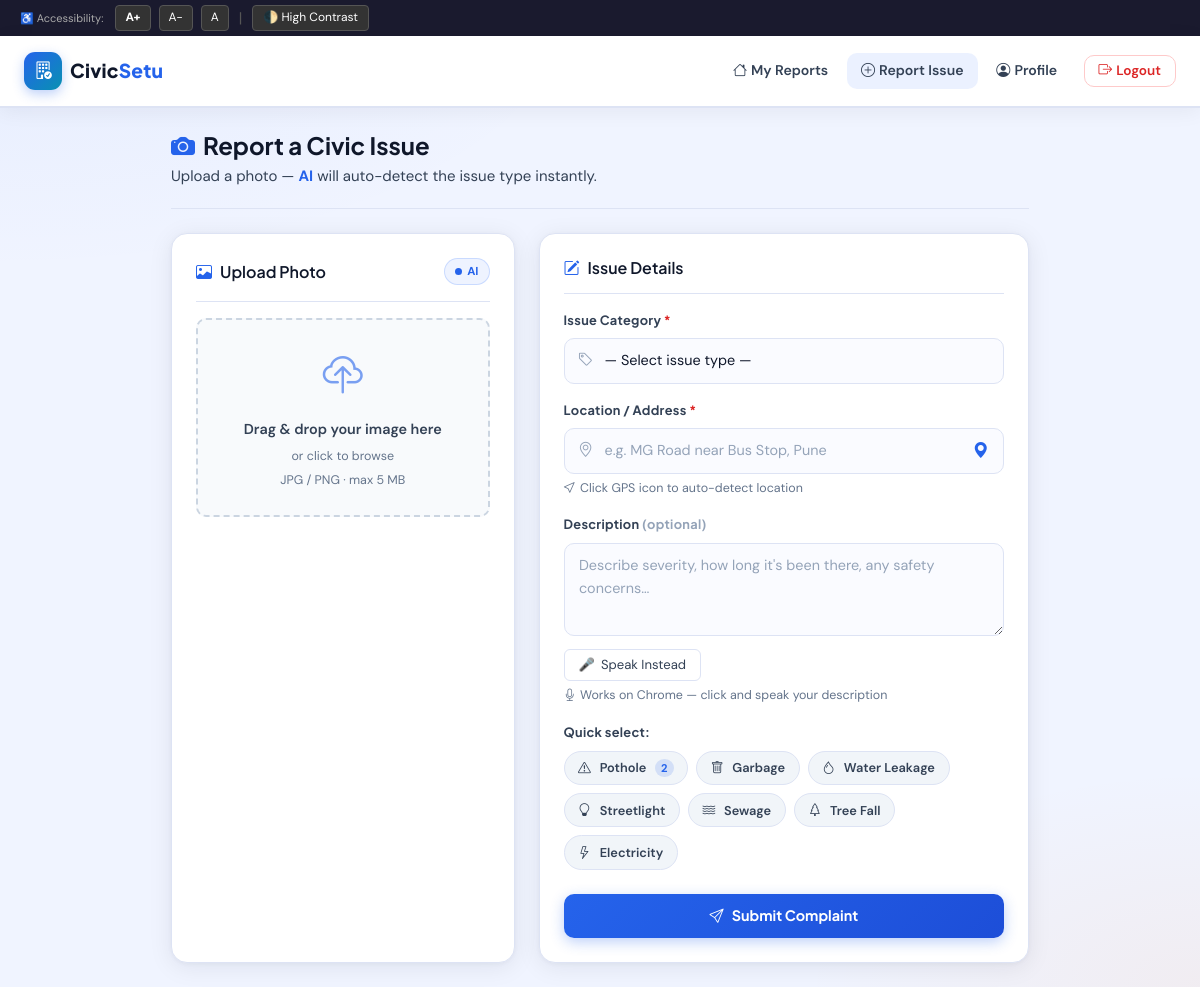
/citizen/submit (signed in), run on the app's committed database.
### models/models.py (models this page shows, shortened)
class IssueType(db.Model):
    __tablename__ = 'issue_types'
    type_id        = db.Column(db.Integer, primary_key=True, autoincrement=True)
    type_name      = db.Column(db.String(50), unique=True, nullable=False)
    description    = db.Column(db.String(255))
    priority_level = db.Column(db.String(20), default='Medium')
    complaints = db.relationship('Complaint', backref='issue_type', lazy=True)

### routes/citizen.py (the view, shortened to what this page needs)
@citizen_bp.route('/submit', methods=['GET', 'POST'])
@login_required
def submit():
    if hasattr(current_user, 'admin_id'):
        return redirect(url_for('admin.dashboard'))
    issue_types = IssueType.query.filter(IssueType.type_name != 'other').all()
    from sqlalchemy import func
    counts_raw = (db.session.query(Complaint.type_id, func.count(Complaint.complaint_id).label('cnt'))
                  .group_by(Complaint.type_id).all())
    count_map = {row.type_id: row.cnt for row in counts_raw}
    return render_template('citizen/submit.html', issue_types=issue_types, count_map=count_map)

### models/models.py (called while the page is built)
@login_manager.user_loader
def load_user(user_id):
    if user_id.startswith('admin_'):
        return Admin.query.get(int(user_id[6:]))
    return User.query.get(int(user_id))

### templates/citizen/submit.html (shortened to what this page needs)
{% extends 'base.html' %}
{% block content %}
<div class="row justify-content-center">
  <div class="col-lg-10 col-xl-9">
    <div class="page-header mb-4">
      <h4 class="fw-bold cs-heading mb-1">
        <i class="bi bi-camera-fill me-2 text-accent"></i>Report a Civic Issue
      </h4>
      <p class="cs-subheading mb-0">Upload a photo — <strong style="color:var(--cs-accent)">AI</strong> will auto-detect the issue type instantly.</p>
    </div>
    <form method="POST" enctype="multipart/form-data" id="submitForm">
      <div class="row g-4">
        <div class="col-md-5">
          <div class="cs-card h-100">
            <div class="cs-card-header d-flex justify-content-between align-items-center">
              <h6 class="mb-0 fw-semibold cs-heading">
                <i class="bi bi-image me-2 text-accent"></i>Upload Photo
              </h6>
              <span id="aiBadge" class="ai-badge ai-idle">
                <span class="ai-dot"></span><span id="aiBadgeText">AI</span>
              </span>
            </div>
            <div id="dropZone" class="cs-dropzone mb-3">
              <div class="dropzone-icon"><i class="bi bi-cloud-upload"></i></div>
              <p class="drop-text mb-1">Drag &amp; drop your image here</p>
              <span class="drop-hint">or click to browse</span>
              <span class="drop-hint mt-1">JPG / PNG · max 5 MB</span>
            </div>
          </div>
        </div>
        <div class="col-md-7">
          <div class="cs-card h-100">
            <div class="cs-card-header">
              <h6 class="mb-0 fw-semibold cs-heading">
                <i class="bi bi-pencil-square me-2 text-accent"></i>Issue Details
              </h6>
            </div>
            <div class="cs-form-group mb-3">
              <label class="cs-label">Issue Category <span class="cs-required">*</span></label>
              <div class="cs-input-wrap">
                <select name="type_id" id="typeSelect" class="cs-input cs-select" required>
                  <option value="">— Select issue type —</option>
                </select>
              </div>
            </div>
            <div class="cs-form-group mb-3">
              <label class="cs-label">Location / Address <span class="cs-required">*</span></label>
              <div class="cs-input-wrap">
                <input type="text" name="location" id="locationInput" class="cs-input"
                       style="padding-right:3rem" placeholder="e.g. MG Road near Bus Stop, Pune" required>
                <button type="button" class="cs-gps-btn" id="gpsBtn" title="Auto-detect GPS">
                  <i class="bi bi-geo-alt-fill"></i>
                </button>
              </div>
              <small class="cs-hint"><i class="bi bi-cursor me-1"></i>Click GPS icon to auto-detect location</small>
            </div>
            <div class="cs-form-group mb-3">
              <label class="cs-label" for="descriptionInput">Description <span class="cs-optional">(optional)</span></label>
              <textarea name="description" id="descriptionInput" class="cs-input cs-textarea" rows="3"
                        placeholder="Describe severity, how long it's been there, any safety concerns…"></textarea>
              <button type="button" id="voiceBtn" onclick="csVoice.start()"
                aria-label="Use voice to fill description"
                title="Click and speak to fill description"
                style="margin-top:6px;padding:4px 14px;cursor:pointer;border-radius:6px;
                       border:1px solid var(--cs-border);background:var(--cs-surface);
                       color:var(--cs-text-soft);font-size:0.82rem;display:inline-flex;
                       align-items:center;gap:6px;">
                🎤 <span id="voiceBtnText">Speak Instead</span>
              </button>
              <small class="cs-hint d-block mt-1"><i class="bi bi-mic me-1"></i>Works on Chrome — click and speak your description</small>
            </div>
            <div class="cs-chips mb-4">
              <small class="cs-label mb-2 d-block">Quick select:</small>
              <div class="d-flex flex-wrap gap-2">
                {% for t in issue_types %}
                <button type="button" class="cs-chip" data-val="{{ t.type_id }}"
                        onclick="manualSelect({{ t.type_id }}, '{{ t.type_name }}', this)">
                  {% if t.type_name == 'pothole' %}<i class="bi bi-exclamation-triangle me-1"></i>
                  {% elif t.type_name == 'garbage' %}<i class="bi bi-trash me-1"></i>
                  {% elif t.type_name == 'water_leakage' %}<i class="bi bi-droplet me-1"></i>
                  {% elif t.type_name == 'streetlight' %}<i class="bi bi-lightbulb me-1"></i>
                  {% elif t.type_name == 'sewage' %}<i class="bi bi-water me-1"></i>
                  {% elif t.type_name == 'electricity' %}<i class="bi bi-lightning me-1"></i>
                  {% elif t.type_name == 'tree_fall' %}<i class="bi bi-tree me-1"></i>
                  {% else %}<i class="bi bi-three-dots me-1"></i>{% endif %}
                  {{ t.type_name | replace('_',' ') | title }}
                  {% if count_map.get(t.type_id, 0) > 0 %}
                  <span style="margin-left:4px;background:rgba(37,99,235,0.15);color:var(--cs-accent);
                               border-radius:10px;padding:0 6px;font-size:.7rem;font-weight:700;"
                        title="{{ count_map.get(t.type_id, 0) }} people reported this">
                    {{ count_map.get(t.type_id, 0) }}
                  </span>
                  {% endif %}
                </button>
                {% endfor %}
              </div>
            </div>
            <button type="submit" class="cs-btn-primary w-100" id="submitBtn" style="padding:.65rem">
              <i class="bi bi-send me-2"></i>Submit Complaint
            </button>
          </div>
        </div>
      </div>
    </form>
  </div>
</div>
{% endblock %}

### static/css/style.css (style rules this page uses)
:root { --cs-bg: #F0F4FF; --cs-surface: #FFFFFF; --cs-card: #FFFFFF; --cs-card-hover: #F7F9FF; --cs-border: #DDE3F4; --cs-border-light: #C5CEED; --cs-accent: #2563EB; --cs-accent-2: #0891B2; --cs-accent-glow: rgba(37,99,235,0.12); --cs-saffron: #F97316; --cs-purple: #7C3AED; --cs-text: #0F172A; --cs-text-soft: #334155; --cs-muted: #64748B; --cs-subtle: #94A3B8; --cs-warning: #D97706; --cs-warning-bg: #FFFBEB; --cs-warning-text: #92400E; --cs-info: #0891B2; --cs-info-bg: #ECFEFF; --cs-success: #059669; --cs-success-bg: #ECFDF5; --cs-success-text: #065F46; --cs-danger: #DC2626; --cs-danger-bg: #FEF2F2; --cs-danger-text: #991B1B; --cs-radius: 16px; --cs-radius-sm: 10px; --cs-shadow: 0 4px 24px rgba(15,23,42,0.08),0 1px 4px rgba(15,23,42,0.04); --cs-shadow-sm: 0 2px 12px rgba(15,23,42,0.06); --cs-shadow-lg: 0 12px 48px rgba(15,23,42,0.12),0 4px 16px rgba(15,23,42,0.06); }
*,*::before,*::after { box-sizing:border-box }
body { background:var(--cs-bg); color:var(--cs-text); font-family:'DM Sans','Segoe UI',system-ui,sans-serif; font-size:15px;line-height:1.65;min-height:100vh; background-image: radial-gradient(ellipse 90% 50% at 0% 0%,rgba(37,99,235,0.05) 0%,transparent 55%), radial-gradient(ellipse 60% 40% at 100% 100%,rgba(249,115,22,0.06) 0%,transparent 55%); }
h1,h2,h3,h4,h5,h6 { font-family:'Plus Jakarta Sans',sans-serif }
.cs-heading { color:var(--cs-text)!important;font-family:'Plus Jakarta Sans',sans-serif }
.cs-subheading { color:var(--cs-text-soft)!important }
.text-accent { color:var(--cs-accent)!important }
.cs-card { background:var(--cs-card);border:1px solid var(--cs-border);border-radius:var(--cs-radius);padding:1.5rem;box-shadow:var(--cs-shadow);transition:border-color .2s,box-shadow .2s,transform .2s }
.cs-card-header { padding-bottom:1rem;margin-bottom:1rem;border-bottom:1px solid var(--cs-border) }
.cs-btn-primary { display:inline-flex;align-items:center;justify-content:center;background:linear-gradient(135deg,#2563EB,#1D4ED8);color:#fff!important;padding:.58rem 1.4rem;border-radius:var(--cs-radius-sm);font-weight:700;font-size:.9rem;border:none;cursor:pointer;transition:all .2s;text-decoration:none;box-shadow:0 4px 14px rgba(37,99,235,0.3);font-family:'Plus Jakarta Sans',sans-serif }
.cs-label { display:block;font-size:.8rem;font-weight:700;color:var(--cs-text-soft);margin-bottom:.45rem;letter-spacing:.3px;font-family:'Plus Jakarta Sans',sans-serif }
.cs-input-wrap { position:relative }
.cs-input { width:100%;background:#FAFBFF;border:1.5px solid var(--cs-border);border-radius:var(--cs-radius-sm);color:var(--cs-text);padding:.62rem .9rem .62rem 2.5rem;font-size:.9rem;transition:border-color .2s,box-shadow .2s,background .2s }
.cs-input::placeholder { color:var(--cs-subtle) }
.cs-input option { background:#fff;color:var(--cs-text) }
.cs-select { padding-left:2.5rem;-webkit-appearance:none }
.cs-textarea { padding-left:.9rem;resize:vertical;min-height:90px }
.cs-gps-btn { position:absolute;right:.7rem;top:50%;transform:translateY(-50%);background:none;border:none;color:var(--cs-accent);cursor:pointer;font-size:1rem;padding:2px 4px;transition:color .2s }
.cs-required { color:var(--cs-danger) }
.cs-optional { color:var(--cs-subtle);font-size:.8rem }
.cs-hint { color:var(--cs-muted);font-size:.78rem;margin-top:4px;display:block }
.cs-dropzone { border:2px dashed #CBD5E1;border-radius:var(--cs-radius-sm);cursor:pointer;transition:all .2s;min-height:160px;background:#F8FAFC;display:flex;flex-direction:column;align-items:center;justify-content:center;text-align:center;padding:1.5rem }
.dropzone-icon { font-size:2.5rem;color:var(--cs-accent);opacity:.6;margin-bottom:.5rem }
.drop-text { color:var(--cs-text-soft);font-weight:600;font-size:.9rem;margin-bottom:.25rem }
.drop-hint { color:var(--cs-muted);font-size:.78rem;display:block }
.cs-chip { display:inline-flex;align-items:center;gap:.3rem;background:#F1F5F9;border:1.5px solid var(--cs-border);color:var(--cs-text-soft);padding:.35rem .85rem;border-radius:20px;font-size:.8rem;font-weight:600;cursor:pointer;transition:all .2s }
.page-header { padding-bottom:1.2rem;border-bottom:1px solid var(--cs-border);margin-bottom:1.5rem }
.page-header h4 { color:var(--cs-text)!important;font-family:'Plus Jakarta Sans',sans-serif }

### data on the page
IssueType: type_name "Pothole", get "2"
IssueType: type_name "Garbage"
IssueType: type_name "Water Leakage"
IssueType: type_name "Streetlight"
IssueType: type_name "Sewage"
IssueType: type_name "Tree Fall"
IssueType: type_name "Electricity"
